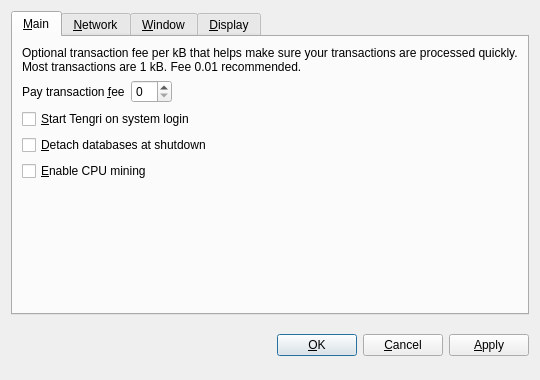
<?xml version="1.0" encoding="UTF-8"?>
<ui version="4.0">
 <class>OptionsDialog</class>
 <widget class="QDialog" name="OptionsDialog">
  <property name="geometry">
   <rect>
    <x>0</x>
    <y>0</y>
    <width>540</width>
    <height>380</height>
   </rect>
  </property>
  <property name="windowTitle">
   <string>Options</string>
  </property>
  <property name="modal">
   <bool>true</bool>
  </property>
  <layout class="QVBoxLayout" name="verticalLayout">
   <item>
    <widget class="QTabWidget" name="tabWidget">
     <property name="tabPosition">
      <enum>QTabWidget::North</enum>
     </property>
     <property name="currentIndex">
      <number>0</number>
     </property>
     <widget class="QWidget" name="tabMain">
      <attribute name="title">
       <string>&amp;Main</string>
      </attribute>
      <layout class="QVBoxLayout" name="verticalLayout_Main">
       <item>
        <widget class="QLabel" name="transactionFeeInfoLabel">
         <property name="text">
          <string>Optional transaction fee per kB that helps make sure your transactions are processed quickly. Most transactions are 1 kB. Fee 0.01 recommended.</string>
         </property>
         <property name="textFormat">
          <enum>Qt::PlainText</enum>
         </property>
         <property name="wordWrap">
          <bool>true</bool>
         </property>
        </widget>
       </item>
       <item>
        <layout class="QHBoxLayout" name="horizontalLayout_Main">
         <item>
          <widget class="QLabel" name="transactionFeeLabel">
           <property name="text">
            <string>Pay transaction &amp;fee</string>
           </property>
           <property name="textFormat">
            <enum>Qt::PlainText</enum>
           </property>
           <property name="buddy">
            <cstring>transactionFee</cstring>
           </property>
          </widget>
         </item>
         <item>
          <widget class="BitcoinAmountField" name="transactionFee"/>
         </item>
         <item>
          <spacer name="horizontalSpacer_Main">
           <property name="orientation">
            <enum>Qt::Horizontal</enum>
           </property>
           <property name="sizeHint" stdset="0">
            <size>
             <width>40</width>
             <height>20</height>
            </size>
           </property>
          </spacer>
         </item>
        </layout>
       </item>
       <item>
        <widget class="QCheckBox" name="bitcoinAtStartup">
         <property name="toolTip">
          <string>Automatically start Tengri after logging in to the system.</string>
         </property>
         <property name="text">
          <string>&amp;Start Tengri on system login</string>
         </property>
        </widget>
       </item>
       <item>
        <widget class="QCheckBox" name="detachDatabases">
         <property name="toolTip">
          <string>Detach block and address databases at shutdown. This means they can be moved to another data directory, but it slows down shutdown. The wallet is always detached.</string>
         </property>
         <property name="text">
          <string>&amp;Detach databases at shutdown</string>
         </property>
        </widget>
       </item>
       <item>
        <widget class="QCheckBox" name="cpuMining">
         <property name="toolTip">
          <string>Enable Proof-of-Work CPU mining (generating/minting) of Tengris (NOT to be confused with Proof-of-Stake!).</string>
         </property>
         <property name="text">
          <string>&amp;Enable CPU mining</string>
         </property>
        </widget>
       </item>
       <item>
        <spacer name="verticalSpacer_Main">
         <property name="orientation">
          <enum>Qt::Vertical</enum>
         </property>
         <property name="sizeHint" stdset="0">
          <size>
           <width>20</width>
           <height>40</height>
          </size>
         </property>
        </spacer>
       </item>
      </layout>
     </widget>
     <widget class="QWidget" name="tabNetwork">
      <attribute name="title">
       <string>&amp;Network</string>
      </attribute>
      <layout class="QVBoxLayout" name="verticalLayout_Network">
       <item>
        <widget class="QCheckBox" name="mapPortUpnp">
         <property name="toolTip">
          <string>Automatically open the Tengri client port on the router. This only works when your router supports UPnP and it is enabled.</string>
         </property>
         <property name="text">
          <string>Map port using &amp;UPnP</string>
         </property>
        </widget>
       </item>
       <item>
        <widget class="QCheckBox" name="connectSocks">
         <property name="toolTip">
          <string>Connect to the Tengri network through a SOCKS proxy (e.g. when connecting through Tor).</string>
         </property>
         <property name="text">
          <string>&amp;Connect through SOCKS proxy:</string>
         </property>
        </widget>
       </item>
       <item>
        <layout class="QHBoxLayout" name="horizontalLayout_Network">
         <item>
          <widget class="QLabel" name="proxyIpLabel">
           <property name="text">
            <string>Proxy &amp;IP:</string>
           </property>
           <property name="textFormat">
            <enum>Qt::PlainText</enum>
           </property>
           <property name="buddy">
            <cstring>proxyIp</cstring>
           </property>
          </widget>
         </item>
         <item>
          <widget class="QValidatedLineEdit" name="proxyIp">
           <property name="maximumSize">
            <size>
             <width>140</width>
             <height>16777215</height>
            </size>
           </property>
           <property name="toolTip">
            <string>IP address of the proxy (e.g. 127.0.0.1)</string>
           </property>
          </widget>
         </item>
         <item>
          <widget class="QLabel" name="proxyPortLabel">
           <property name="text">
            <string>&amp;Port:</string>
           </property>
           <property name="textFormat">
            <enum>Qt::PlainText</enum>
           </property>
           <property name="buddy">
            <cstring>proxyPort</cstring>
           </property>
          </widget>
         </item>
         <item>
          <widget class="QLineEdit" name="proxyPort">
           <property name="maximumSize">
            <size>
             <width>55</width>
             <height>16777215</height>
            </size>
           </property>
           <property name="toolTip">
            <string>Port of the proxy (e.g. 9050)</string>
           </property>
          </widget>
         </item>
         <item>
          <widget class="QLabel" name="socksVersionLabel">
           <property name="text">
            <string>SOCKS &amp;Version:</string>
           </property>
           <property name="textFormat">
            <enum>Qt::PlainText</enum>
           </property>
           <property name="buddy">
            <cstring>socksVersion</cstring>
           </property>
          </widget>
         </item>
         <item>
          <widget class="QValueComboBox" name="socksVersion">
           <property name="toolTip">
            <string>SOCKS version of the proxy (e.g. 5)</string>
           </property>
          </widget>
         </item>
         <item>
          <spacer name="horizontalSpacer_Network">
           <property name="orientation">
            <enum>Qt::Horizontal</enum>
           </property>
           <property name="sizeHint" stdset="0">
            <size>
             <width>40</width>
             <height>20</height>
            </size>
           </property>
          </spacer>
         </item>
        </layout>
       </item>
       <item>
        <spacer name="verticalSpacer_Network">
         <property name="orientation">
          <enum>Qt::Vertical</enum>
         </property>
         <property name="sizeHint" stdset="0">
          <size>
           <width>20</width>
           <height>40</height>
          </size>
         </property>
        </spacer>
       </item>
      </layout>
     </widget>
     <widget class="QWidget" name="tabWindow">
      <attribute name="title">
       <string>&amp;Window</string>
      </attribute>
      <layout class="QVBoxLayout" name="verticalLayout_Window">
       <item>
        <widget class="QCheckBox" name="minimizeToTray">
         <property name="toolTip">
          <string>Show only a tray icon after minimizing the window.</string>
         </property>
         <property name="text">
          <string>&amp;Minimize to the tray instead of the taskbar</string>
         </property>
        </widget>
       </item>
       <item>
        <widget class="QCheckBox" name="minimizeOnClose">
         <property name="toolTip">
          <string>Minimize instead of exit the application when the window is closed. When this option is enabled, the application will be closed only after selecting Quit in the menu.</string>
         </property>
         <property name="text">
          <string>M&amp;inimize on close</string>
         </property>
        </widget>
       </item>
       <item>
        <spacer name="verticalSpacer_Window">
         <property name="orientation">
          <enum>Qt::Vertical</enum>
         </property>
         <property name="sizeHint" stdset="0">
          <size>
           <width>20</width>
           <height>40</height>
          </size>
         </property>
        </spacer>
       </item>
      </layout>
     </widget>
     <widget class="QWidget" name="tabDisplay">
      <attribute name="title">
       <string>&amp;Display</string>
      </attribute>
      <layout class="QVBoxLayout" name="verticalLayout_Display">
       <item>
        <layout class="QHBoxLayout" name="horizontalLayout_1_Display">
         <item>
          <widget class="QLabel" name="langLabel">
           <property name="text">
            <string>User Interface &amp;language:</string>
           </property>
           <property name="textFormat">
            <enum>Qt::PlainText</enum>
           </property>
           <property name="buddy">
            <cstring>lang</cstring>
           </property>
          </widget>
         </item>
         <item>
          <widget class="QValueComboBox" name="lang">
           <property name="toolTip">
            <string>The user interface language can be set here. This setting will take effect after restarting Tengri.</string>
           </property>
          </widget>
         </item>
        </layout>
       </item>
       <item>
        <layout class="QHBoxLayout" name="horizontalLayout_2_Display">
         <item>
          <widget class="QLabel" name="unitLabel">
           <property name="text">
            <string>&amp;Unit to show amounts in:</string>
           </property>
           <property name="textFormat">
            <enum>Qt::PlainText</enum>
           </property>
           <property name="buddy">
            <cstring>unit</cstring>
           </property>
          </widget>
         </item>
         <item>
          <widget class="QValueComboBox" name="unit">
           <property name="toolTip">
            <string>Choose the default subdivision unit to show in the interface and when sending coins.</string>
           </property>
          </widget>
         </item>
        </layout>
       </item>
        <item>
        <widget class="QCheckBox" name="displayAddresses">
         <property name="toolTip">
          <string>Whether to show Tengri addresses in the transaction list or not.</string>
         </property>
         <property name="text">
          <string>&amp;Display addresses in transaction list</string>
         </property>
        </widget>
       </item>
       <item>
		<widget class="QCheckBox" name="coinControlFeatures">
			<property name="toolTip">
				<string>Whether to show coin control features or not.</string>
			</property>
			<property name="text">
				<string>Display coin &amp;control features (experts only!)</string>
			</property>
		</widget>
       </item>
       <item>
        <spacer name="verticalSpacer_Display">
         <property name="orientation">
          <enum>Qt::Vertical</enum>
         </property>
         <property name="sizeHint" stdset="0">
          <size>
           <width>20</width>
           <height>40</height>
          </size>
         </property>
        </spacer>
       </item>
      </layout>
     </widget>
    </widget>
   </item>
   <item>
    <layout class="QHBoxLayout" name="horizontalLayout_Buttons">
     <item>
      <spacer name="horizontalSpacer_1">
       <property name="orientation">
        <enum>Qt::Horizontal</enum>
       </property>
       <property name="sizeHint" stdset="0">
        <size>
         <width>40</width>
         <height>48</height>
        </size>
       </property>
      </spacer>
     </item>
     <item>
      <widget class="QLabel" name="statusLabel">
       <property name="font">
        <font>
         <weight>75</weight>
         <bold>true</bold>
        </font>
       </property>
       <property name="text">
        <string/>
       </property>
       <property name="textFormat">
        <enum>Qt::PlainText</enum>
       </property>
       <property name="wordWrap">
        <bool>true</bool>
       </property>
      </widget>
     </item>
     <item>
      <spacer name="horizontalSpacer_2">
       <property name="orientation">
        <enum>Qt::Horizontal</enum>
       </property>
       <property name="sizeHint" stdset="0">
        <size>
         <width>40</width>
         <height>48</height>
        </size>
       </property>
      </spacer>
     </item>
     <item>
      <widget class="QPushButton" name="okButton">
       <property name="text">
        <string>&amp;OK</string>
       </property>
      </widget>
     </item>
     <item>
      <widget class="QPushButton" name="cancelButton">
       <property name="text">
        <string>&amp;Cancel</string>
       </property>
       <property name="autoDefault">
        <bool>false</bool>
       </property>
      </widget>
     </item>
     <item>
      <widget class="QPushButton" name="applyButton">
       <property name="text">
        <string>&amp;Apply</string>
       </property>
       <property name="autoDefault">
        <bool>false</bool>
       </property>
      </widget>
     </item>
    </layout>
   </item>
  </layout>
 </widget>
 <customwidgets>
  <customwidget>
   <class>BitcoinAmountField</class>
   <extends>QSpinBox</extends>
   <header>bitcoinamountfield.h</header>
  </customwidget>
  <customwidget>
   <class>QValueComboBox</class>
   <extends>QComboBox</extends>
   <header>qvaluecombobox.h</header>
  </customwidget>
  <customwidget>
   <class>QValidatedLineEdit</class>
   <extends>QLineEdit</extends>
   <header>qvalidatedlineedit.h</header>
  </customwidget>
 </customwidgets>
 <resources/>
 <connections/>
</ui>
